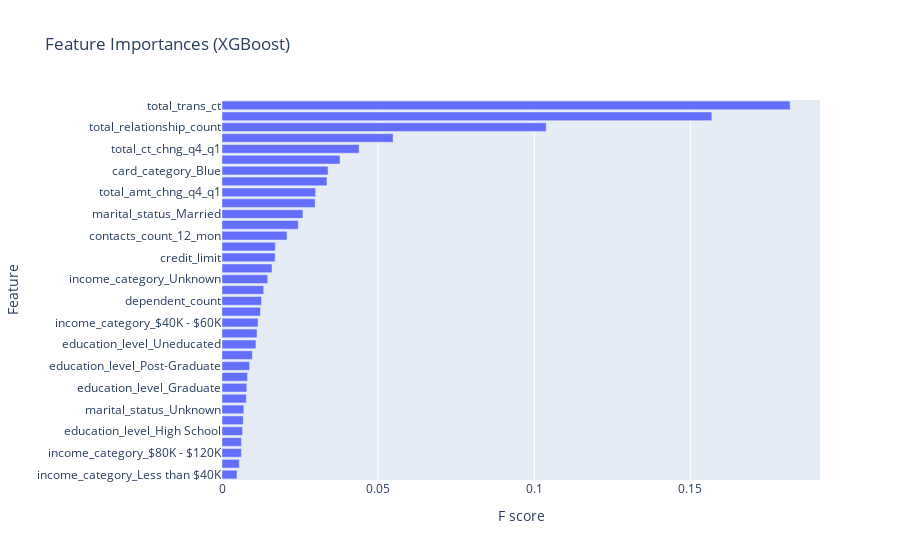

Notebook code cell kept with this figure:
### Code cell
X = df_clean.drop('churned', axis=1)
y = df_clean['churned']

# One-hot encode categorical variables
X_encoded = pd.get_dummies(X,
                           columns=[
                               'card_category', 'gender', 'education_level',
                               'marital_status', 'income_category'
                           ])

# Split into training and testing sets
X_train, X_test, y_train, y_test = train_test_split(X_encoded,
                                                    y,
                                                    test_size=0.2,
                                                    random_state=42)

# Train the XGBoost model
xgb_model = xgb.XGBClassifier()
xgb_model.fit(X_train, y_train)

# Evaluate the model on the testing set
y_pred = xgb_model.predict(X_test)
accuracy = accuracy_score(y_test, y_pred)
confusion_mat = confusion_matrix(y_test, y_pred)

print('Accuracy:', accuracy)
print('Confusion matrix:', confusion_mat)

# Visualize the model's feature importances
importances = pd.Series(xgb_model.feature_importances_,
                        index=X_encoded.columns)
importances_nonzero = importances[importances != 0].sort_values(ascending=True)

# Create a horizontal bar chart of feature importances
fig = go.Figure(
    go.Bar(x=importances_nonzero.values,
           y=importances_nonzero.index,
           orientation='h'))

fig.update_layout(title='Feature Importances (XGBoost)',
                  xaxis_title='F score',
                  yaxis_title='Feature')

fig.show()

### Figure 1 — Plotly figure (JSON) as saved in the notebook; plotly's stock layout.template omitted (floating-point values rounded to 4 significant figures)
{"data": [{"orientation": "h", "type": "bar", "x": [0.004797, 0.005538, 0.006199, 0.006213, 0.006584, 0.006803, 0.006991, 0.007783, 0.007934, 0.008188, 0.008849, 0.009729, 0.01088, 0.01122, 0.01155, 0.01234, 0.01264, 0.01336, 0.01465, 0.01601, 0.01702, 0.01707, 0.02082, 0.02444, 0.02591, 0.02982, 0.02997, 0.03361, 0.03395, 0.0378, 0.04393, 0.05478, 0.1038, 0.1569, 0.1819], "y": ["income_category_Less than $40K", "marital_status_Divorced", "income_category_$80K - $120K", "income_category_$120K +", "education_level_High School", "education_level_Unknown", "marital_status_Unknown", "marital_status_Single", "education_level_Graduate", "card_category_Silver", "education_level_Post-Graduate", "clientnum", "education_level_Uneducated", "months_on_book", "income_category_$40K - $60K", "income_category_$60K - $80K", "dependent_count", "education_level_College", "income_category_Unknown", "avg_utilization_ratio", "credit_limit", "education_level_Doctorate", "contacts_count_12_mon", "avg_open_to_buy", "marital_status_Married", "months_inactive_12_mon", "total_amt_chng_q4_q1", "customer_age", "card_category_Blue", "gender_ Male", "total_ct_chng_q4_q1", "total_trans_amt", "total_relationship_count", "total_revolving_bal", "total_trans_ct"]}], "layout": {"title": {"text": "Feature Importances (XGBoost)"}, "xaxis": {"title": {"text": "F score"}}, "yaxis": {"title": {"text": "Feature"}}}}
